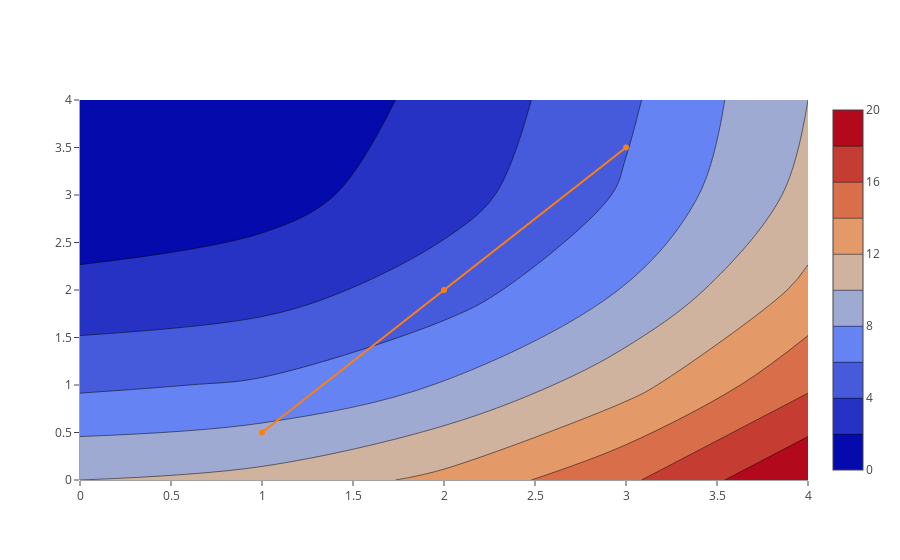

Write notebook code for a chart like this one.
### Code cell
import plotly.offline as py
import plotly.graph_objs as go

data = [
    go.Contour(
        z=[[10, 10.625, 12.5, 15.625, 20],
           [5.625, 6.25, 8.125, 11.25, 15.625],
           [2.5, 3.125, 5., 8.125, 12.5],
           [0.625, 1.25, 3.125, 6.25, 10.625],
           [0, 0.625, 2.5, 5.625, 10]]
    ),
    go.Scatter(x=[1,2,3], y=[0.5, 2, 3.5])
]
py.iplot(data)

### Figure 1 — Plotly figure (JSON) as saved in the notebook; plotly's stock layout.template omitted (floating-point values rounded to 4 significant figures)
{"data": [{"type": "contour", "uid": "cb635786-0951-4d4c-9363-e37867ba5613", "z": [[10, 10.62, 12.5, 15.62, 20], [5.625, 6.25, 8.125, 11.25, 15.62], [2.5, 3.125, 5, 8.125, 12.5], [0.625, 1.25, 3.125, 6.25, 10.62], [0, 0.625, 2.5, 5.625, 10]]}, {"type": "scatter", "uid": "24a17584-afb6-4164-9504-bfe42f6c92ff", "x": [1, 2, 3], "y": [0.5, 2, 3.5]}], "layout": {}}
